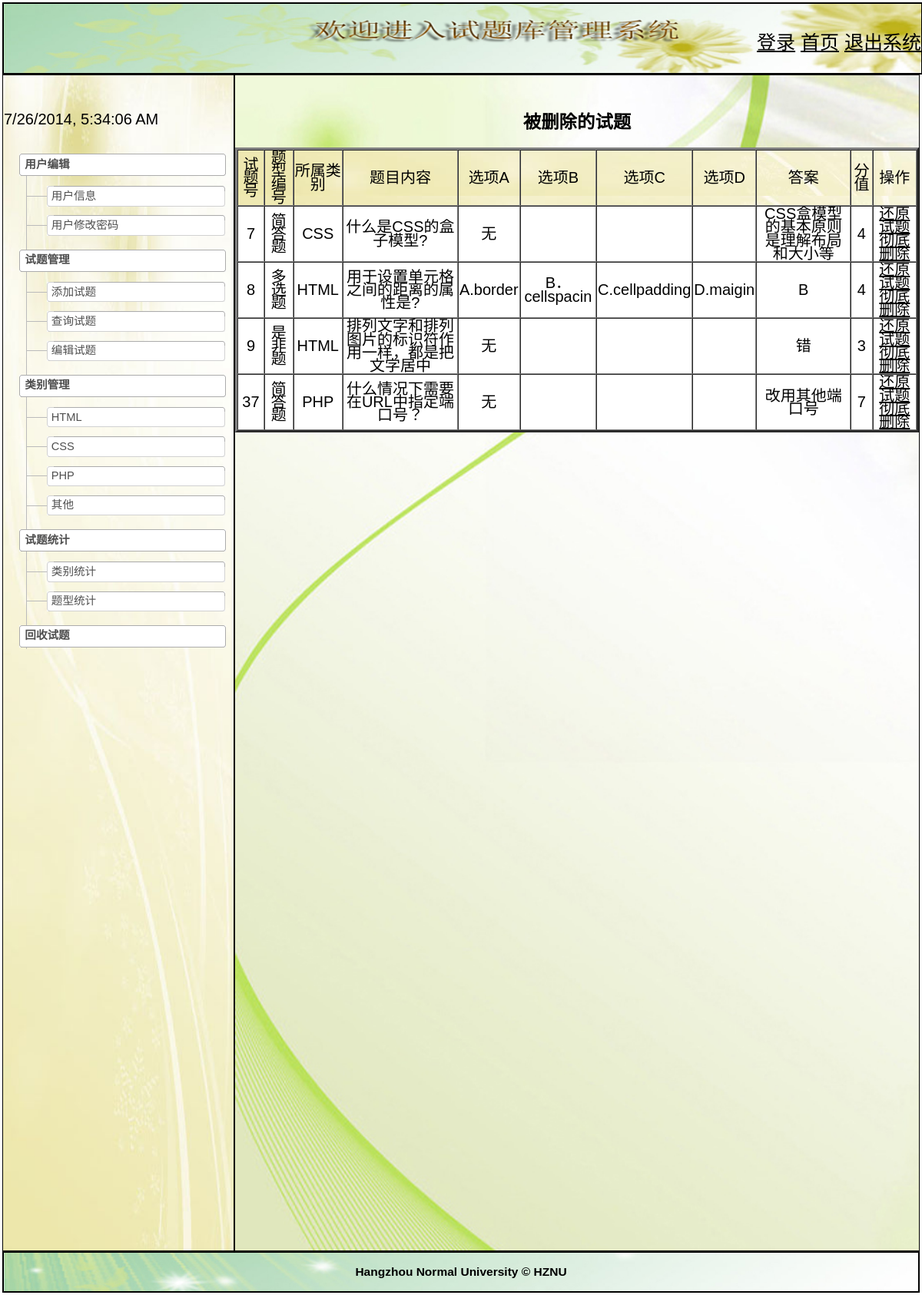
/shitiku2/huishou.php (signed in), run on the app's committed database.
### tables this page shows
CREATE TABLE IF NOT EXISTS `question` (
  `num` int(10) NOT NULL AUTO_INCREMENT COMMENT '试题号',
  `typenum` char(20) NOT NULL COMMENT '题型',
  `subject` varchar(20) NOT NULL COMMENT '所属类别',
  `title` varchar(500) NOT NULL COMMENT '题目内容',
  `chooseA` varchar(20) NOT NULL COMMENT '选项A',
  `chooseB` varchar(20) NOT NULL COMMENT '选项B',
  `chooseC` varchar(20) NOT NULL COMMENT '选项C',
  `chooseD` varchar(20) NOT NULL COMMENT '选项D',
  `answer` varchar(500) NOT NULL COMMENT '答案',
  `value` char(10) NOT NULL COMMENT '分值',
  `deletes` varchar(10) NOT NULL COMMENT '删除',
  PRIMARY KEY (`num`)
);

### shitiku2/huishou.php (the view, shortened to what this page needs)
<!DOCTYPE html PUBLIC "-//W3C//DTD XHTML 1.0 Transitional//EN" "http://www.w3.org/TR/xhtml1/DTD/xhtml1-transitional.dtd">
<html xmlns="http://www.w3.org/1999/xhtml">
<head>
<link rel="stylesheet" type="text/css" href="css/yemianstyle.css"/>
</head>
<?php
if(isset($_SESSION["userName"]))
{
?>
<body>
 <?php require_once('header.php');?>
<div class="left" >
<?php
	require_once('left.inc.php');
?>
<div id="Middle" class="dialog_body">
<?php
if(!$_POST["num"]){
echo"<h3>被删除的试题</h3><p>";
$sql="select * from  question where deletes='1' ";
$rs=mysql_query($sql);
$num=mysql_num_rows($rs);
if($num==0){
echo "没有任何被删除的试题！<p>";
}
else{
        echo"<table border=\"3\" cellspacing=\"0\" cellpadding=\"1\"  bordercolordark=\"#FFFFFF\"   bordercolorlight=\"#0000FF\" width=\"100%\">";
		echo"<tr background=\"images/top1.jpg\">";
		echo"<td>试题号</td>";
		echo"<td>题型编号</td>";
		echo"<td>所属类别</td>";
		echo"<td>题目内容</td>";
		echo"<td>选项A</td>";
		echo"<td>选项B</td>";
		echo"<td>选项C</td>";
		echo"<td>选项D</td>";
		echo"<td>答案</td>";
		echo"<td>分值</td>";
		echo"<td >操作</td>";
		echo"</tr>";
		while($row=mysql_fetch_array($rs))
		{
			echo"<tr  bgcolor=\"#FFFFFF\">";
			echo"<td>".$row['num']."</td>";
			echo"<td>".$row['typenum']."</td>";
			echo"<td>".$row['subject']."</td>";
			echo"<td>".$row['title']."</td>";
			echo"<td>".$row['chooseA']."</td>";
			echo"<td>".$row['chooseB']."</td>";
			echo"<td>".$row['chooseC']."</td>";
			echo"<td>".$row['chooseD']."</td>";
			echo"<td>".$row['answer']."</td>";
			echo"<td>".$row['value']."</td>";
		   echo"<td ><a href=\"javascript:if(confirm('您确定要还原吗？')){location.href='huanyuan.php?num=".$row['num']."&subject=".$row['subject']."  ' }\"}>还原试题</a>   <a href=\"javascript:if(confirm('您确定要彻底删除吗？')){location.href='buhuanyuan.php?num=".$row['num']." ' }\"}>彻底删除</a></td>";
			echo"</tr>";
		}
		echo"</table>";
        }
		}
?>
 </div>
<div class="clr">
<?php
	require_once('footer.php');
?>
</div>
</body>
<?php
}
else
{
	echo"<script>";
	echo"alert('请先登录再访问！');";
	echo"window.location='loginin.php';";
	echo"</script>";
}
?>
</html>

### shitiku2/css/yemianstyle.css (style rules this page uses)
body { color: #03F; front-family: Verdana; }
.left { float:left; width:300px; height:1530px; background-size:cover; border:1px solid black; background-image:url(../images/left.jpg); }
.clr { clear:both; }
a:link { text-decoration: underline; color:#000; }
#Middle { font-size:20px; margin-left:302px; padding-top:30px; text-align:center; border:1px solid black; color:#000; height:1500px; background-image:url(../images/Middle.jpg); background-size:cover; }

### shitiku2/css/sitemap.css (style rules this page uses)
body { font-size: 83%; line-height: 130%; font-family: Geneva, Arial, Helvetica, Sans-Serif; margin: 0; padding: 3px; }

### data on the page
question: num "7", typenum "简答题", subject "CSS", title "什么是CSS的盒子模型?", chooseA "无", answer "CSS盒模型的基本原则是理解布局和大小等", value "4"
question: num "8", typenum "多选题", subject "HTML", title "用于设置单元格之间的距离的属性是?", chooseA "A.border", chooseB "B．cellspacin", chooseC "C.cellpadding", chooseD "D.maigin", answer "B", value "4"
question: num "9", typenum "是非题", subject "HTML", title "排列文字和排列图片的标识符作用一样，都是把文字居中", chooseA "无", answer "错", value "3"
question: num "37", typenum "简答题", subject "PHP", title "什么情况下需要在URL中指定端口号？", chooseA "无", answer "改用其他端口号", value "7"
